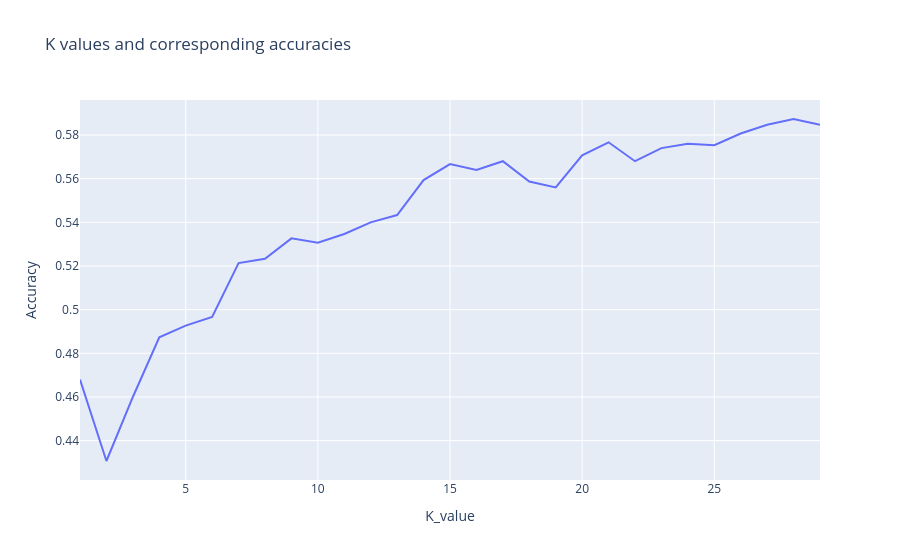

Notebook cell for this chart:
### Code cell
see_optimum_k(accuracies, "sklearn_model")

### Figure 1 — Plotly figure (JSON) as saved in the notebook; plotly's stock layout.template omitted (floating-point values rounded to 4 significant figures)
{"data": [{"hovertemplate": "K_value=%{x}<br>Accuracy=%{y}<extra></extra>", "legendgroup": "", "line": {"color": "#636efa", "dash": "solid"}, "marker": {"symbol": "circle"}, "mode": "lines", "name": "", "orientation": "v", "showlegend": false, "type": "scatter", "x": [1, 2, 3, 4, 5, 6, 7, 8, 9, 10, 11, 12, 13, 14, 15, 16, 17, 18, 19, 20, 21, 22, 23, 24, 25, 26, 27, 28, 29], "xaxis": "x", "y": [0.468, 0.4307, 0.46, 0.4873, 0.4927, 0.4967, 0.5213, 0.5233, 0.5327, 0.5307, 0.5347, 0.54, 0.5433, 0.5593, 0.5667, 0.564, 0.568, 0.5587, 0.556, 0.5707, 0.5767, 0.568, 0.574, 0.576, 0.5753, 0.5807, 0.5847, 0.5873, 0.5847], "yaxis": "y"}], "layout": {"legend": {"tracegroupgap": 0}, "title": {"text": "K values and corresponding accuracies"}, "xaxis": {"anchor": "y", "domain": [0, 1], "title": {"text": "K_value"}}, "yaxis": {"anchor": "x", "domain": [0, 1], "title": {"text": "Accuracy"}}}}
